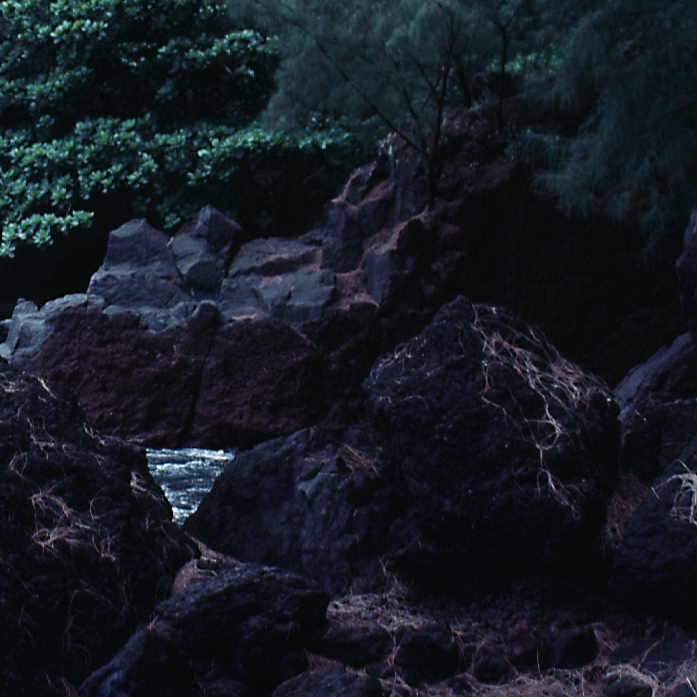
#> input picture Ex5/Immagini/montagna.jpg, 697 x 697 px, found by its file name
$ python correzione_toni_montagna.py
#> lines starting #> are read from the running program, lines starting #| are printed output that depends on the picture
### Librerie/MyLibrary.py
#!/usr/bin/env python3
# -*- coding: utf-8 -*-
"""
Created on Tue Apr 23 17:28:44 2024

@author: luketto
"""

import numpy as np              # importa Numpy
import matplotlib.pyplot as plt # importa Matplotlib
import scipy.ndimage as ndi     # importa Scipy per le immagini
import skimage.io as io         # importa il modulo Input/Output di SK-Imagex
import skimage.exposure as ex
from skimage.feature import local_binary_pattern

# [17 lines left out: functions leggiJPG, leggiRAW, showImage, not called in this run]

def showTwoImages(nomeImmagine1, nomeImmagine2, descrizione1, descrizione2):
    plt.figure()
    plt.subplot(1,2,1)
    plt.imshow(nomeImmagine1, clim=None, cmap="gray")
    plt.title(descrizione1)
    plt.subplot(1,2,2)
    plt.imshow(nomeImmagine2, clim=None, cmap="gray");
    plt.title(descrizione2)

# [63 lines left out: functions show_three_images, show_histogram, extract_feature, glob_equaliz, loc_equaliz, smooth and 2 more, not called in this run]

def rgb2cmy(x):
    y = 1.0 - x
    return y

# [102 lines left out: functions rgb2cmyk, fourier_transform, graph, gaussLPF, rgb_to_hsi, hsi_to_rgb, not called in this run]


# [9 lines of commented-out code are left out]

### Ex5/Script/correzione_toni_montagna.py
#!/usr/bin/env python3
# -*- coding: utf-8 -*-
"""
Created on Thu Jun 13 14:54:00 2024

@author: luketto
"""

import sys
sys.path.append('/Users/luketto/Desktop/II Semestre IV Anno/ESM/Esercizi/Librerie')
import MyLibrary as ml
import numpy as np
import matplotlib.pyplot as plt
import scipy.ndimage as ndi
import skimage.io as io

#correzione di toni e colori -> potenza per migliorare il contrasto.

x = np.float64(io.imread('montagna.jpg'))/255

y = x**0.5
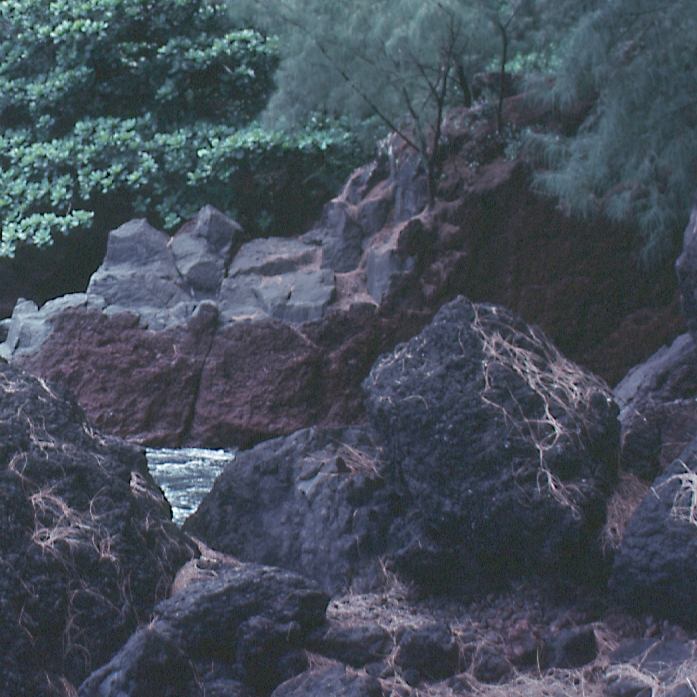
#> y: shape (697, 697, 3) float64; mean R, G, B 0.272, 0.307, 0.353

ml.showTwoImages(x, y, "originale", "contrasto aumentato")
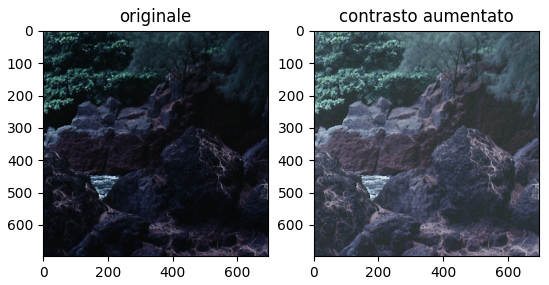
#> figure drawn by matplotlib, 2 panels
